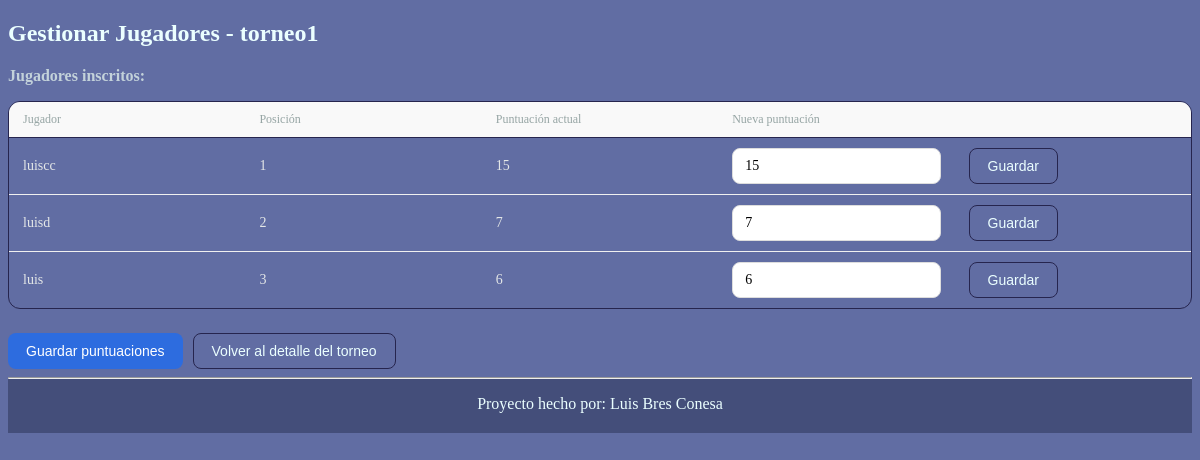
Page /resultados/gestionar_jugadores/2/ (signed in) on the committed database.
### torneos/models.py (models this page shows, shortened)
class Torneo(models.Model):
    nombre = models.CharField(max_length=100)               # Nombre del torneo
    juego = models.CharField(max_length=50)                 # Juego o disciplina del torneo
    descripcion = models.TextField(blank=True)              # Descripción del torneo
    fecha_inicio = models.DateField()                       # Fecha de inicio del torneo
    fecha_fin = models.DateField()                          # Fecha de finalización del torneo
    max_jugadores = models.PositiveIntegerField()           # Número máximo de jugadores permitidos
    jugadores = models.ManyToManyField(Jugador, blank=True) # Jugadores inscritos en el torneo
    activo = models.BooleanField(default=False)             # Indica si el torneo está activo

### resultados/models.py (models this page shows, shortened)
class Resultado(models.Model):
    jugador = models.ForeignKey(Jugador,
                                on_delete=models.CASCADE,
                                related_name="resultados")  # Jugador al que corresponde el resultado
    torneo = models.ForeignKey(Torneo,
                               on_delete=models.CASCADE,
                               related_name="resultados",
                               null=True,
                               blank=True)  # Torneo en el que el jugador obtuvo esta puntuación
    posicion = models.PositiveIntegerField(default=0)                # Posición del jugador
    puntos = models.PositiveIntegerField(default=0)                  # Puntos obtenidos por el jugador
    class Meta:
        unique_together = ('jugador', 'torneo')  # Un jugador solo puede tener un resultado por torneo

### usuarios/models.py (models this page shows, shortened)
class Usuario(AbstractUser):
    ROLE_CHOICES = [
        ('jugador', 'Jugador'),
        ('organizador', 'Organizador'),
    ]
    email = models.EmailField(unique=True)                      # Correo electrónico del usuario, debe ser único
    role = models.CharField(max_length=20,
                            choices=ROLE_CHOICES,
                            default='jugador')                  # Rol del usuario, puede ser jugador u organizador. Por defecto es jugador.
    USERNAME_FIELD = 'email'
    REQUIRED_FIELDS = ['username']

### resultados/views.py (the view, shortened to what this page needs)
# urls.py: path('gestionar_jugadores/<int:pk>/', views.gestionar_jugadores, name='gestionar_jugadores'),  # URL para gestionar los jugadores inscritos en un torneo (solo para organizadores)
@login_required
def gestionar_jugadores(request, pk):
    torneo = get_object_or_404(Torneo, pk=pk) # Obtenemos el torneo al que se quiere gestionar los jugadores, si no existe mostramos un error 404
    if request.user.role != 'organizador':
        messages.error(request, 'No tienes permiso para gestionar los jugadores de este torneo.')
        return redirect('detalle_torneo', pk=torneo.pk)
    jugadores_inscritos = torneo.jugadores.all() # Obtenemos todos los jugadores inscritos en el torneo
    for jugador in jugadores_inscritos:
        Resultado.objects.get_or_create(
            jugador=jugador,
            torneo=torneo,
            defaults={
                'posicion': 0,
                'puntos': 0
            }) # Obtenemos el resultado del jugador en el torneo, si no existe lo creamos
    resultado_jugadores = Resultado.objects.filter(torneo=torneo).order_by('-puntos') # Obtenemos los resultados de los jugadores en el torneo
    for index, resultado in enumerate(
        resultado_jugadores,
        start=1):
        resultado.posicion = index
        resultado.save()
    return render(request, 'resultados/gestionar_jugadores.html', {'torneo': torneo, 'resultados': resultado_jugadores}) # Renderizamos la plantilla de gestión de jugadores con el contexto del torneo y los resultados de los jugadores

### templates/resultados/gestionar_jugadores.html (shortened to what this page needs)
{% extends "base.html" %}
{% block content %}
    <h2 class="titulo">Gestionar Jugadores - {{ torneo.nombre }}</h2>
    <p class="subtitulo"><strong>Jugadores inscritos:</strong></p>
    <form method="post">
        <div class="tabla-wrapper">
            <table class="tabla">
                <thead>
                    <tr>
                        <th>Jugador</th>
                        <th>Posición</th>
                        <th>Puntuación actual</th>
                        <th>Nueva puntuación</th>
                        <th></th>
                    </tr>
                </thead>
                <tbody>
                    {% for jugador in resultados %}
                    <tr>
                        <td>{{ jugador.jugador.username }}</td>
                        <td>{{ jugador.posicion}}</td>
                        <td>{{ jugador.puntos|default:0 }}</td>
                        <td>
                            <input type="number" name="puntos_{{ jugador.jugador.id }}" value="{{ jugador.puntos|default:0 }}" min="0">
                        </td>
                        <td>
                            <button type="submit" class="btn-secundario" name="guardar_jugador_{{ jugador.jugador.id }}">Guardar</button>
                        </td>
                    </tr>
                    {% endfor %}
                </tbody>
            </table>
        </div>
        <div class="form-acciones">
            <button type="submit" class="btn-primario">Guardar puntuaciones</button>
            <button type="button" class="btn-secundario" onclick="location.href='{% url 'detalle_torneo' torneo.pk %}'">Volver al detalle del torneo</button>
        </div>
    </form>
{% endblock %}

### static/css/styles.css (style rules this page uses)
:root { --color-primary: #2d6cdf; --color-primary-hover: #1f56b3; --color-danger: #da3636; --color-danger-bg: #FCEBEB; --color-danger-text: #d46262; --color-border: #26254e; --color-border-light: #f0f0f0; --color-bg: #333864; --color-tarjeta: #444e7a; --color-text: #e4e7e7; --color-text-muted: #96a5a4; --color-text-subtle: #c3d2da; --color-text-title: #ebffff; --radius-sm: 8px; --radius-md: 12px; --radius-lg: 16px; }
input:not([type="checkbox"]):not([type="radio"]), select, textarea { width: 100%; padding: 9px 12px; border: 1px solid #ddd; border-radius: var(--radius-sm); font-size: 14px; font-family: inherit; box-sizing: border-box; outline: none; transition: border-color 0.2s, box-shadow 0.2s; }
.btn-primario { padding: 9px 18px; border-radius: var(--radius-sm); border: none; background: var(--color-primary); color: #ffffff; font-size: 14px; font-weight: 500; cursor: pointer; transition: background 0.2s; }
.btn-secundario { padding: 9px 18px; border-radius: var(--radius-sm); border: 1px solid var(--color-border); color: var(--color-text-title); background: transparent; font-size: 14px; cursor: pointer; transition: background 0.15s; }
.base-body { background: #616da3; }
.titulo { color: var(--color-text-title); }
.subtitulo { color: var(--color-text-subtle); }
.form-acciones { display: flex; gap: 10px; margin-top: 1.5rem; }
.tabla-wrapper { border: 1px solid var(--color-border); border-radius: var(--radius-md); overflow: hidden; margin-bottom: 1rem; }
.tabla { width: 100%; border-collapse: collapse; font-size: 14px; table-layout: fixed; }
.tabla thead tr { background: #f9f9f9; }
.tabla th { padding: 10px 14px; text-align: left; font-weight: 500; font-size: 12px; color: var(--color-text-muted); border-bottom: 1px solid var(--color-border); white-space: nowrap; }
.tabla td { padding: 10px 14px; border-bottom: 1px solid var(--color-border-light); vertical-align: middle; color: var(--color-text); }
.tabla tbody tr:last-child td { border-bottom: none; }

### rows in the picture
Torneo: nombre "torneo1"
Resultado: jugador.username "luiscc", posicion "1", puntos "15"
Resultado: jugador.username "luisd", posicion "2", puntos "7"
Resultado: jugador.username "luis", posicion "3", puntos "6"
